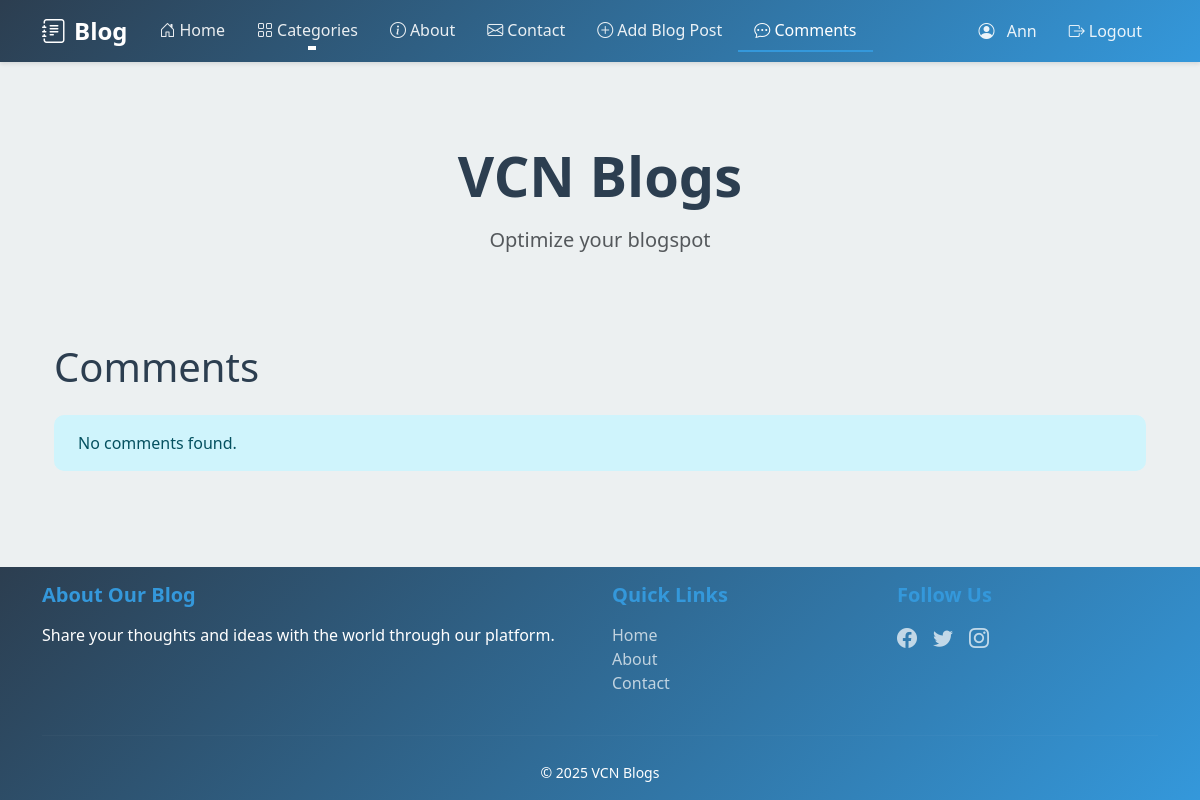
The page /comments/ (signed in) on the database as committed earlier.
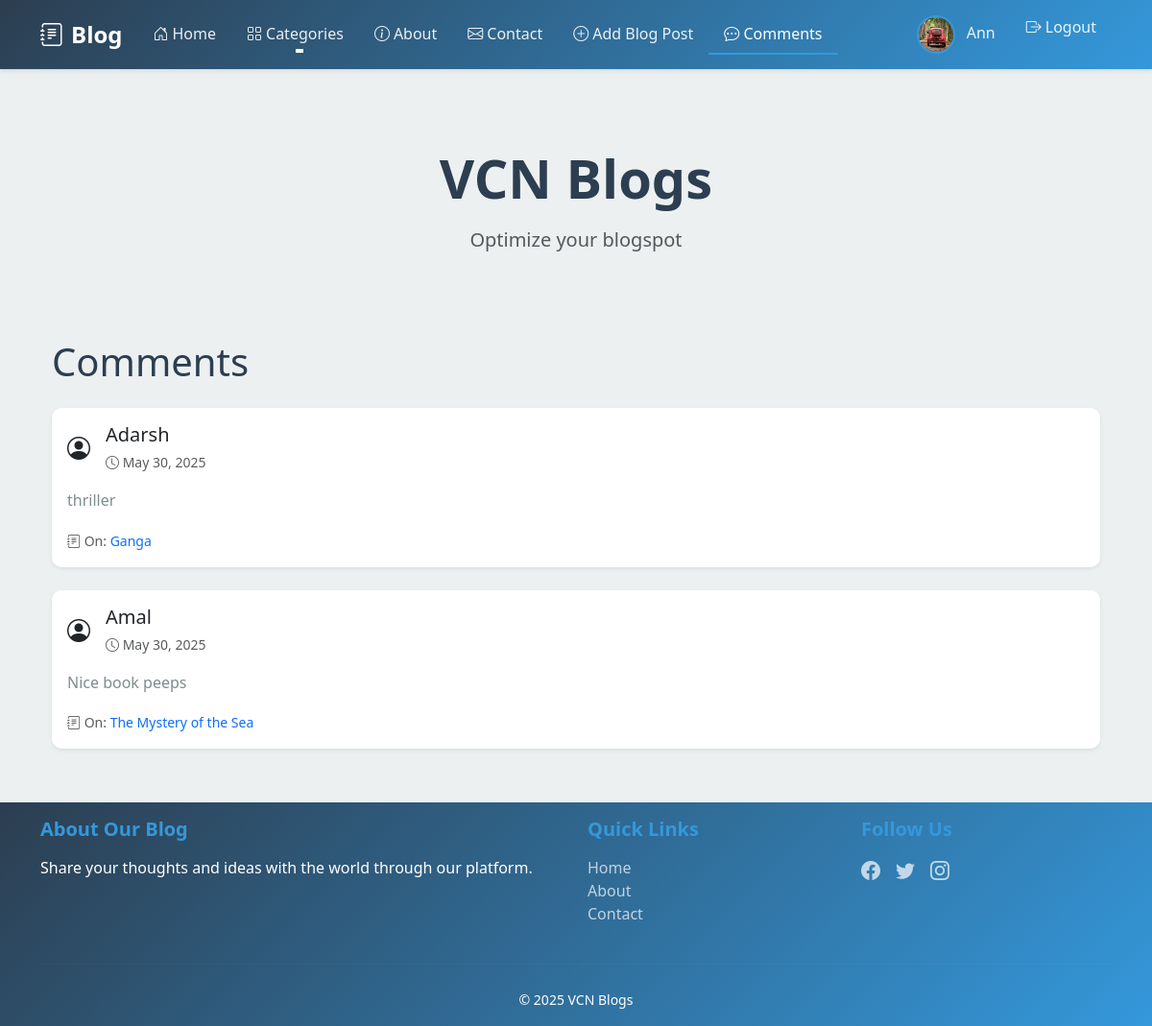
The same page on the database as committed later.
### blog/models.py (models this page shows, shortened)
class Profile(models.Model):
    user = models.OneToOneField(User, on_delete=models.CASCADE)
    bio = models.TextField(max_length=500, blank=True)
    location = models.CharField(max_length=100)
    birth_date = models.DateField(null=True)
    avatar = models.ImageField(upload_to='avatars/', null=True, blank=True)
    website = models.URLField(max_length=200, blank=True)
    created_at = models.DateTimeField(auto_now_add=True)
    updated_at = models.DateTimeField(auto_now=True)

class Comment(models.Model):
    post = models.ForeignKey(Blog, on_delete=models.CASCADE, related_name='comments')
    author = models.ForeignKey(User, on_delete=models.CASCADE)
    content = models.TextField()
    created_at = models.DateTimeField(auto_now_add=True)
    updated_at = models.DateTimeField(auto_now=True)
    is_approved = models.BooleanField(default=True)
    class Meta:
        ordering = ['-created_at']

class Blog(models.Model):
    title = models.CharField(max_length=200)
    slug = models.SlugField(unique=True)
    content = models.TextField()
    excerpt = models.TextField(max_length=500, blank=True)
    author = models.ForeignKey(User, on_delete=models.CASCADE, related_name='blog_posts')
    category = models.ForeignKey(Category, on_delete=models.SET_NULL, null=True, related_name='posts')
    featured_image = models.ImageField(upload_to='blog_images/', null=True, blank=True)
    created_at = models.DateTimeField(auto_now_add=True)
    updated_at = models.DateTimeField(auto_now=True)
    class Meta:
        ordering = ['-created_at']
        indexes = [
            models.Index(fields=['-created_at']),
        ]

### blog/views.py (the view)
# urls.py: path('comments/', views.CommentListView.as_view(), name='comment_list'),
class CommentListView(LoginRequiredMixin, ListView):
    model = Comment
    template_name = 'blog/comment_list.html'
    context_object_name = 'comments'
    paginate_by = 10
    def get_queryset(self):
        return Comment.objects.filter(is_approved=True).order_by('-created_at')
    def get_context_data(self, **kwargs):
        context = super().get_context_data(**kwargs)
        context['categories'] = Category.objects.all()
        return context

### templates/blog/comment_list.html (shortened to what this page needs)
{% extends 'index.html' %}
{% block content %}
<div class="container">
    <div class="row">
        <div class="col-12">
            <h1 class="mb-4">Comments</h1>
        </div>
    </div>
    <div class="row">
        {% if comments %}
            {% for comment in comments %}
                <div class="col-12 mb-4">
                    <div class="card shadow-sm">
                        <div class="card-body">
                            <div class="d-flex align-items-center mb-3">
                                {% if comment.author.profile.avatar %}
                                    <img src="{{ comment.author.profile.avatar.url }}" alt="{{ comment.author.username }}" class="avatar me-3">
                                {% else %}
                                    <i class="bi bi-person-circle fs-4 me-3"></i>
                                {% endif %}
                                <div>
                                    <h5 class="mb-1">{{ comment.author.username }}</h5>
                                    <small class="text-muted">
                                        <i class="bi bi-clock"></i> {{ comment.created_at|date:"F j, Y" }}
                                    </small>
                                </div>
                            </div>
                            <p class="card-text">{{ comment.content }}</p>
                            <div class="mt-2">
                                <small class="text-muted">
                                    <i class="bi bi-journal-text"></i> On:
                                    <a href="{% url 'blog:blog_detail' comment.post.slug %}" class="text-decoration-none">
                                        {{ comment.post.title }}
                                    </a>
                                </small>
                            </div>
                        </div>
                    </div>
                </div>
            {% endfor %}
        {% else %}
            <div class="col-12">
                <div class="alert alert-info">
                    No comments found.
                </div>
            </div>
        {% endif %}
    </div>
</div>
{% endblock %}

### templates/index.html (shortened to what this page needs)
<!DOCTYPE html>
<html lang="en">
<head>
    <link href="https://cdn.jsdelivr.net/npm/bootstrap@5.3.0/dist/css/bootstrap.min.css" rel="stylesheet">
    <link rel="stylesheet" href="https://cdn.jsdelivr.net/npm/bootstrap-icons@1.7.2/font/bootstrap-icons.css">
</head>
<body>
    {% include 'shared/navbar.html' %}
    <main class="main-content">
        <div class="container">
            <div class="text-center py-5 mb-4">
                <h1 class="display-4 fw-bold mb-3">VCN Blogs</h1>
                <p class="lead text-muted">Optimize your blogspot</p>
            </div>
            {% block content %}
            {% endblock %}
        </div>
    </main>
    {% include 'shared/footer.html' %}
</body>
</html>

### templates/shared/navbar.html (shortened to what this page needs)
{% load static %}
<nav class="navbar navbar-expand-lg navbar-dark sticky-top">
    <div class="container">
        <a class="navbar-brand" href="{% url 'blog:blog_list' %}">
            <i class="bi bi-journal-text me-2"></i>Blog
        </a>
        <div class="collapse navbar-collapse" id="navbarNav">
            <ul class="navbar-nav me-auto">
                <li class="nav-item">
                    <a class="nav-link {% if request.resolver_match.url_name == 'blog_list' %}active{% endif %}"
                       href="{% url 'blog:blog_list' %}">
                        <i class="bi bi-house-door me-1"></i>Home
                    </a>
                </li>
                <li class="nav-item dropdown">
                    <a class="nav-link dropdown-toggle" href="#" id="categoriesDropdown" role="button" data-bs-toggle="dropdown">
                        <i class="bi bi-grid me-1"></i>Categories
                    </a>
                </li>
                <li class="nav-item">
                    <a class="nav-link {% if request.resolver_match.url_name == 'about' %}active{% endif %}"
                       href="{% url 'blog:about' %}">
                        <i class="bi bi-info-circle me-1"></i>About
                    </a>
                </li>
                <li class="nav-item">
                    <a class="nav-link {% if request.resolver_match.url_name == 'contact' %}active{% endif %}"
                       href="{% url 'blog:contact' %}">
                        <i class="bi bi-envelope me-1"></i>Contact
                    </a>
                </li>
                {% if user.is_authenticated %}
                <li class="nav-item">
                    <a class="nav-link {% if request.resolver_match.url_name == 'blog_create' %}active{% endif %}"
                       href="{% url 'blog:blog_create' %}">
                        <i class="bi bi-plus-circle me-1"></i>Add Blog Post
                    </a>
                </li>
                <li class="nav-item">
                    <a class="nav-link {% if request.resolver_match.url_name == 'comment_list' %}active{% endif %}" href="{% url 'blog:comment_list' %}">
                        <i class="bi bi-chat-dots"></i> Comments
                    </a>
                </li>
                {% endif %}
            </ul>
            <ul class="navbar-nav">
                {% if user.is_authenticated %}
                    <li class="nav-item">
                        <a class="nav-link" href="{% url 'blog:profile' %}">
                            {% if user.profile.avatar %}
                                <img src="{{ user.profile.avatar.url }}" alt="{{ user.username }}" class="avatar me-2">
                            {% else %}
                                <i class="bi bi-person-circle me-2"></i>
                            {% endif %}
                            {{ user.username }}
                        </a>
                    </li>
                    <li class="nav-item">
                        <form method="post" action="{% url 'logout' %}" class="d-inline">
                            <button type="submit" class="btn btn-link nav-link">
                                <i class="bi bi-box-arrow-right me-1"></i>Logout
                            </button>
                        </form>
                    </li>
                {% else %}
                    <li class="nav-item">
                        <a class="nav-link" href="{% url 'login' %}">
                            <i class="bi bi-box-arrow-in-right me-1"></i>Login
                        </a>
                    </li>
                {% endif %}
            </ul>
        </div>
    </div>
</nav>

### templates/shared/footer.html (shortened to what this page needs)
{% load static %}
<footer class="footer mt-auto py-3">
    <div class="container">
        <div class="row">
            <div class="col-md-6">
                <h5 class="mb-3">About Our Blog</h5>
                <p>Share your thoughts and ideas with the world through our platform.</p>
            </div>
            <div class="col-md-3">
                <h5 class="mb-3">Quick Links</h5>
                <ul class="list-unstyled">
                    <li><a href="{% url 'blog:blog_list' %}" class="text-decoration-none">Home</a></li>
                    <li><a href="{% url 'blog:about' %}" class="text-decoration-none">About</a></li>
                    <li><a href="{% url 'blog:contact' %}" class="text-decoration-none">Contact</a></li>
                </ul>
            </div>
            <div class="col-md-3">
                <h5 class="mb-3">Follow Us</h5>
                <div class="d-flex gap-3">
                    <a href="https://www.facebook.com/"><i class="bi bi-facebook fs-5"></i></a>
                    <a href="https://x.com/"><i class="bi bi-twitter fs-5"></i></a>
                    <a href="https://www.instagram.com/"><i class="bi bi-instagram fs-5"></i></a>
                </div>
            </div>
        </div>
        <hr class="my-4" style="border-color: rgba(255, 255, 255, 0.1);">
        <div class="text-center">
            <small>&copy; {% now "Y" %} VCN Blogs</small>
        </div>
    </div>
</footer>

### templates/index.html (style rules this page uses)
:root { --primary-color: #2c3e50; --secondary-color: #34495e; --accent-color: #3498db; --background-color: #ecf0f1; --card-bg: #ffffff; --text-primary: #2c3e50; --text-secondary: #7f8c8d; --header-bg: #2c3e50; --footer-bg: #34495e; --card-shadow: 0 2px 4px rgba(0,0,0,0.1); --hover-shadow: 0 4px 8px rgba(0,0,0,0.15); }
body { min-height: 100vh; display: flex; flex-direction: column; background-color: var(--background-color); font-family: 'Segoe UI', system-ui, -apple-system, sans-serif; color: var(--text-primary); }
.main-content { flex: 1; padding: 2rem 0; }
.navbar { background-color: var(--header-bg) !important; box-shadow: var(--card-shadow); }
.navbar-brand { font-weight: 700; font-size: 1.5rem; color: white !important; }
.nav-link { color: rgba(255, 255, 255, 0.9) !important; font-weight: 500; padding: 0.5rem 1rem !important; transition: all 0.2s ease; }
.nav-link.active { color: white !important; border-bottom: 2px solid var(--accent-color); }
.card { border: none; border-radius: 10px; background-color: var(--card-bg); box-shadow: var(--card-shadow); transition: transform 0.2s ease, box-shadow 0.2s ease; overflow: hidden; }
.card-text { color: var(--text-secondary); line-height: 1.6; }
.btn { padding: 0.5rem 1.5rem; font-weight: 500; border-radius: 5px; transition: all 0.2s ease; }
footer { background-color: var(--footer-bg); padding: 2rem 0; margin-top: auto; color: white; }
footer h5 { color: var(--accent-color); font-weight: 600; }
footer a { color: rgba(255, 255, 255, 0.7) !important; transition: color 0.2s ease; }
.avatar { width: 40px; height: 40px; border-radius: 50%; object-fit: cover; border: 2px solid var(--accent-color); }

### templates/shared/navbar.html (style rules this page uses)
.navbar { background: linear-gradient(135deg, #2c3e50 0%, #3498db 100%); box-shadow: 0 2px 4px rgba(0,0,0,0.1); }
.navbar-brand { font-size: 1.5rem; color: #fff !important; }
.nav-link { color: rgba(255,255,255,0.9) !important; transition: all 0.3s ease; position: relative; }
.nav-link::after { content: ''; position: absolute; width: 0; height: 2px; bottom: 0; left: 50%; background-color: #fff; transition: all 0.3s ease; transform: translateX(-50%); }

### templates/shared/footer.html (style rules this page uses)
.footer { background: linear-gradient(135deg, #2c3e50 0%, #3498db 100%); color: #fff; }
.footer a { transition: all 0.3s ease; }

Rows that differ between the two databases and show on the page:
added Comment: author.username "Adarsh", created_at "May 30, 2025", content "thriller", post "Ganga"
added Comment: author.username "Amal", created_at "May 30, 2025", content "Nice book peeps", post "The Mystery of the Sea"
Other text that changed with them:
text no longer shown: "No comments found."
